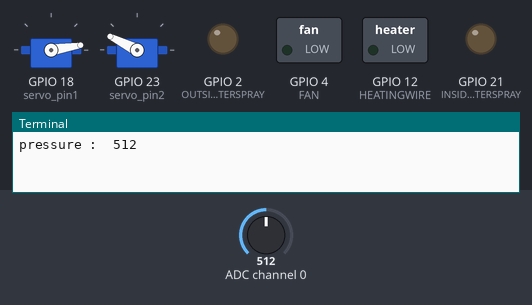
A program run on a simulated Raspberry Pi (BCM pin numbers). On the bench: 2 × servo, switched loads named in the program (green lamp = pin HIGH), output pins drawn as LEDs (lit = HIGH), the last lines printed to the terminal. The inputs (shaded band) are chosen by the test bench; at power-on: ADC channel 0 = 512 (analog values on the 0–1023 scale). Servo angles are drawn from the pulse width (0.5 ms = 0°, 2.5 ms = 180°).

Above: at 1.2 s.
1.3 s: ADC channel 0 set to 112
9.0 s: ADC channel 0 set to 92
At 10.1 s:
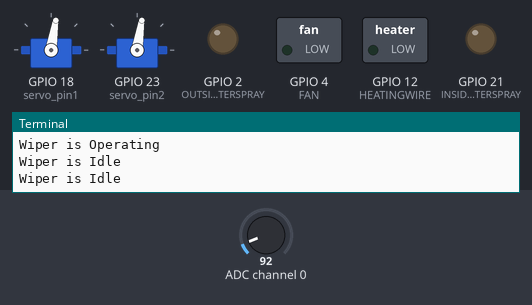
12.9 s: ADC channel 0 set to 110
At 14.4 s:
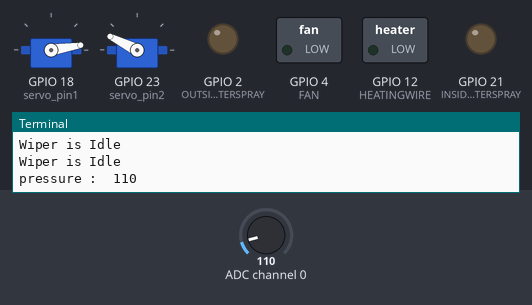
20.6 s: ADC channel 0 set to 90
At 22.2 s:
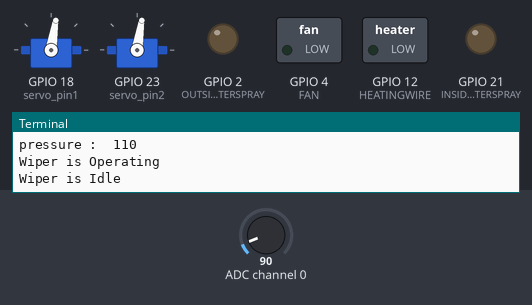
Timing chart, 0 to 23.7 s (numbered marks = the images above; inputs shaded):
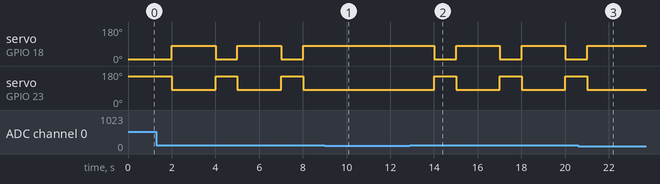

The program:

SnowRemoval.py
```python
import spidev
import time
import RPi.GPIO as GPIO
import pigpio
from PIN import *

spi = spidev.SpiDev()
spi.open(0, 0)
mcp3008_channel = 0 #ADC channel
delay = 0.1
pi = pigpio.pi()

def ReadSenser(channel): #convert pressure to data
    adc = spi.xfer([1, (8 + channel) << 4, 0])
    data = ((adc[1] & 3) << 8) + adc[2]
    return data

class MesurePressure: #mesure the pressure
    def __init__(self):
        self.pressure = 0
    def SetPressure(self):
        analog_level = ReadSenser(mcp3008_channel)
        self.pressure = analog_level
    def GetPressure(self):
        return self.pressure

class JudgementCollapseRisk: #judgement the collapserisk based on pressure
    def __init__(self):
        self.collapseRisk = False
        self.pressure = 0
    def SetPressure(self, pressure):
        self.pressure = pressure
    def SetCollapseRisk(self):
        if(self.pressure > 100):
            print("pressure : ",self.pressure)
            self.collapseRisk = True
        else:
            self.collapseRisk = False
    def GetCollapseRisk(self):
        return self.collapseRisk

class OperateSnowRemovalDevice:
    def __init__(self):
        self.operateSnowRemovalDevice = False
    def SetOperateSnowRemovalDevice(self, collapserisk):
        if(collapserisk == True): #when collapserisk is true : operate snowremovaldevice
            time.sleep(1)
            pi.set_servo_pulsewidth(servo_pin1,600)
            pi.set_servo_pulsewidth(servo_pin2,2200)
            time.sleep(1)
            pi.set_servo_pulsewidth(servo_pin1,1400)
            pi.set_servo_pulsewidth(servo_pin2,1400)
            time.sleep(1)
            print("Wiper is Operating")
        elif(collapserisk == False): #when collapserisk is false : do nothing
            print("Wiper is Idle")
            time.sleep(1)

if __name__ == '__main__':
    MesurePressure = MesurePressure()
    JudgementCollapseRisk = JudgementCollapseRisk()
    OperateSnowRemovalDevice = OperateSnowRemovalDevice()

    pressure = 0
    collapserisk = False
    while True:
        MesurePressure.SetPressure()
        pressure = MesurePressure.GetPressure()
        JudgementCollapseRisk.SetPressure(pressure)
        JudgementCollapseRisk.SetCollapseRisk()
        collapserisk = JudgementCollapseRisk.GetCollapseRisk()
        OperateSnowRemovalDevice.SetOperateSnowRemovalDevice(collapserisk)
```

PIN.py
```python
import RPi.GPIO as GPIO
import pigpio

GPIO.setwarnings(False)

FAN = 4
HEATINGWIRE = 12
INSIDE_WATERSPRAY = 21
OUTSIDE_WATERSPRAY = 2
GPIO_PIR = 16
DHT_GPIO = 6#for mesure temp and hum
SERVO_MOTOR1 = 13#for greenhouseSide
SERVO_MOTOR2 = 17
servo_pin1 = 18#for wiper
servo_pin2 = 23

pi = pigpio.pi()

GPIO.setmode(GPIO.BCM)
GPIO.setup(FAN, GPIO.OUT)
GPIO.setup(HEATINGWIRE, GPIO.OUT)
GPIO.setup(INSIDE_WATERSPRAY, GPIO.OUT)
GPIO.setup(OUTSIDE_WATERSPRAY, GPIO.OUT)
```

Measured:
- the behaviour switches between 101 and 100 on ADC channel 0 (found by bisection; images 0 and 1)
- after the input at 9.0 s, servo on GPIO 18 (servo_pin1): stays 81° (without the input it goes to 9° after 1.0 s); servo on GPIO 23 (servo_pin2): stays 81° (without the input it goes to 153° after 1.0 s)
- after the input at 12.9 s, servo on GPIO 18 (servo_pin1): alternates 81° for 2.0 s and 9° for 1.0 s, starting after 1.1 s; servo on GPIO 23 (servo_pin2): alternates 153° for 1.0 s and 81° for 2.0 s, starting after 1.1 s
- after the input at 20.6 s, servo on GPIO 18 (servo_pin1), servo on GPIO 23 (servo_pin2): goes on until 21.0 s, then stays 81°
- by itself, servo on GPIO 18 (servo_pin1): alternates 81° for 2.0 s and 9° for 1.0 s
- by itself, servo on GPIO 23 (servo_pin2): alternates 153° for 1.0 s and 81° for 2.0 s
